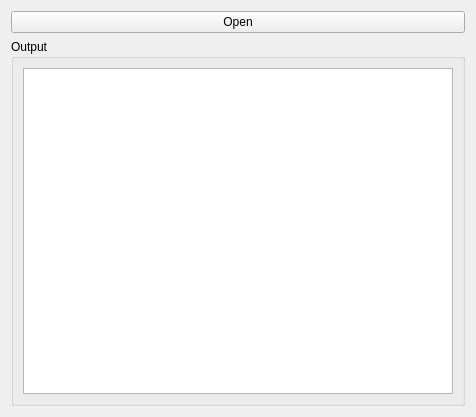
<?xml version="1.0" encoding="UTF-8"?>
<ui version="4.0">
 <class>Form</class>
 <widget class="QWidget" name="Form">
  <property name="geometry">
   <rect>
    <x>0</x>
    <y>0</y>
    <width>476</width>
    <height>417</height>
   </rect>
  </property>
  <property name="windowTitle">
   <string>pdf2txt</string>
  </property>
  <layout class="QVBoxLayout" name="verticalLayout_2">
   <item>
    <layout class="QVBoxLayout" name="verticalLayout">
     <item>
      <layout class="QHBoxLayout" name="horizontalLayout" stretch="3">
       <property name="spacing">
        <number>0</number>
       </property>
       <item>
        <widget class="QPushButton" name="openFileBtn">
         <property name="text">
          <string>Open</string>
         </property>
        </widget>
       </item>
      </layout>
     </item>
     <item>
      <widget class="QGroupBox" name="groupBox">
       <property name="title">
        <string>Output</string>
       </property>
       <layout class="QVBoxLayout" name="verticalLayout_3">
        <item>
         <widget class="QTextEdit" name="outPutText">
          <property name="readOnly">
           <bool>true</bool>
          </property>
          <property name="placeholderText">
           <string/>
          </property>
         </widget>
        </item>
       </layout>
      </widget>
     </item>
    </layout>
   </item>
  </layout>
 </widget>
 <resources/>
 <connections/>
</ui>
